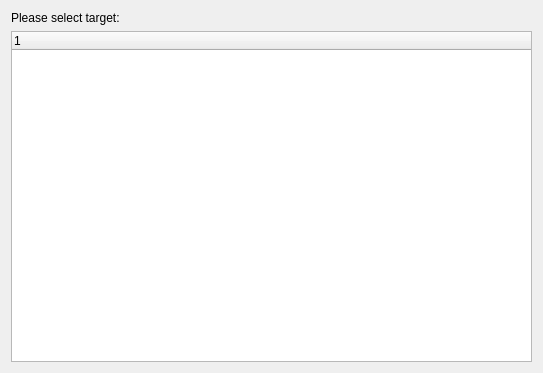
<?xml version="1.0" encoding="UTF-8"?>
<ui version="4.0">
 <class>Qnx::Internal::BlackBerryInstallWizardTargetPage</class>
 <widget class="QWidget" name="Qnx::Internal::BlackBerryInstallWizardTargetPage">
  <property name="geometry">
   <rect>
    <x>0</x>
    <y>0</y>
    <width>543</width>
    <height>373</height>
   </rect>
  </property>
  <property name="windowTitle">
   <string>Form</string>
  </property>
  <layout class="QVBoxLayout" name="verticalLayout">
   <item>
    <widget class="QLabel" name="label">
     <property name="text">
      <string>Please select target:</string>
     </property>
    </widget>
   </item>
   <item>
    <widget class="QTreeWidget" name="targetsTreeWidget">
     <column>
      <property name="text">
       <string notr="true">1</string>
      </property>
     </column>
    </widget>
   </item>
  </layout>
 </widget>
 <resources/>
 <connections/>
</ui>
